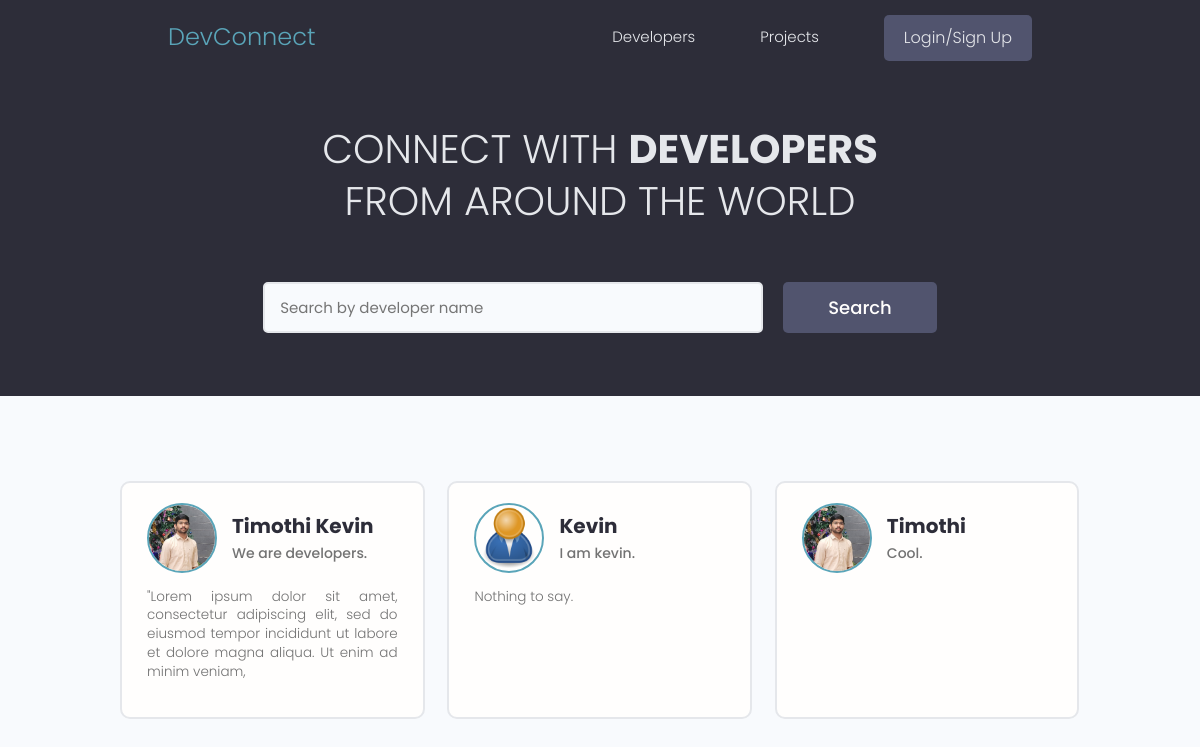
Before: / with the older database file.
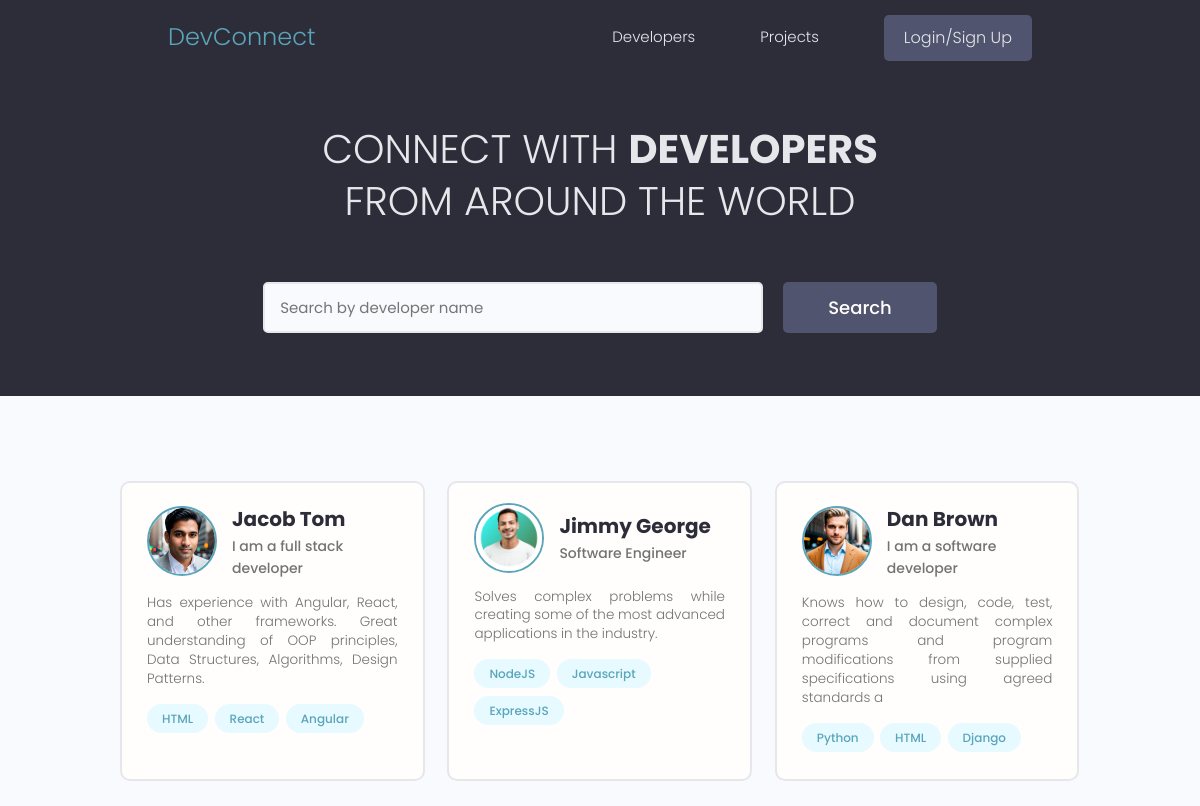
After: the same page with the newer database file.
### users/models.py (models this page shows, shortened)
class Profile(models.Model):
    user = models.OneToOneField(User, on_delete=models.CASCADE, null=True, blank=True)
    name = models.CharField(max_length=200, blank=True, null=True)
    email = models.EmailField(max_length=500, blank=True, null=True)
    username = models.CharField(max_length=200, blank=True, null=True)
    location = models.CharField(max_length=200, blank=True, null=True)
    short_intro = models.CharField(max_length=200, blank=True, null=True)
    bio = models.TextField(blank=True, null=True)
    profile_image = models.ImageField(null=True, blank=True, upload_to='profiles/', default='profiles/default-profile-picture.png')
    social_github = models.CharField(max_length=200, blank=True, null=True)
    social_twitter = models.CharField(max_length=200, blank=True, null=True)
    social_linkedin = models.CharField(max_length=200, blank=True, null=True)
    social_youtube = models.CharField(max_length=200, blank=True, null=True)
    social_website = models.CharField(max_length=200, blank=True, null=True)
    created = models.DateTimeField(auto_now_add = True)
    id = models.UUIDField(default= uuid.uuid4, unique = True, primary_key = True, editable = False)

class Skill(models.Model):
    owner = models.ForeignKey(Profile, on_delete=models.CASCADE, null=True, blank=True)
    name = models.CharField(max_length=200, blank=True, null=True)
    description = models.TextField(null=True, blank=True)
    created = models.DateTimeField(auto_now_add = True)
    id = models.UUIDField(default= uuid.uuid4, unique = True, primary_key = True, editable = False)
    def __str__(self):
        return str(self.name)

### users/views.py (the view)
# urls.py: path('', views.profiles, name="profiles"),
def profiles(request):
    profiles = Profile.objects.all()
    context = {'profiles' : profiles}
    return render(request, 'users/profiles.html', context)

### users/templates/users/profiles.html (shortened to what this page needs)
{% extends 'main.html' %}
{% block content %}
<main class="home">
    <section class="hero-section text-center">
      <div class="container container--narrow">
        <div class="hero-section__box">
          <h2>CONNECT WITH <span>DEVELOPERS</span></h2>
          <h2>FROM AROUND THE WORLD</h2>
        </div>
        <div class="hero-section__search">
          <form class="form" action="{% url 'profiles' %}" method="get">
            <div class="form__field">
              <input class="input input--text" id="formInput#search" type="text" name="text"
                placeholder="Search by developer name" />
            </div>
            <input class="btn btn--sub btn--lg" type="submit" value="Search" />
          </form>
        </div>
      </div>
    </section>
    <section class="devlist">
      <div class="container">
        <div class="grid grid--three">
          {% for profile in profiles %}
          <div class="column card">
            <div class="dev">
              <a href="{% url 'user-profile' profile.id %}" class="card__body">
                <div class="dev__profile">
                  <img class="avatar avatar--md" src="{{ profile.profile_image.url}}" alt="profile-image" />
                  <div class="dev__meta">
                    <h3>{{ profile.name }}</h3>
                    <h5>{{ profile.short_intro|slice:"60"}}</h5>
                  </div>
                </div>
                <p class="dev__info">
                  {{ profile.bio|slice:"150"}}
                </p>
                <div class="dev__skills">
                  {% for skill in profile.skill_set.all|slice:"5" %}
                  <span class="tag tag--pill tag--main">
                    <small>{{skill}}</small>
                  </span>
                  {% endfor %}
                </div>
              </a>
            </div>
          </div>
          {% endfor %}
        </div>
      </div>
    </section>
  </main>
{% endblock content %}

### templates/main.html (shortened to what this page needs)
<!DOCTYPE html>
{% load static %}
<html lang="en">
<head>
    <link rel="stylesheet" href="https://cdn.iconmonstr.com/1.3.0/css/iconmonstr-iconic-font.min.css" />
    <link rel="stylesheet" href="{% static 'uikit/styles/uikit.css' %}" />
    <link rel="stylesheet" href="{% static 'styles/app.css' %}" />
    <link rel="stylesheet" href="https://cdnjs.cloudflare.com/ajax/libs/font-awesome/6.5.2/css/all.min.css" />
</head>
<body>
    {% include 'navbar.html' %}
    {% block content %}
    {% endblock content %}
</body>
</html>

### templates/navbar.html (shortened to what this page needs)
{% load static %}
<header class="header">
    <div class="container container--narrow">
      <a href="{% url 'profiles' %}" class="header__logo">
        <h5>DevConnect</h5>
      </a>
      <nav class="header__nav">
        <ul class="header__menu">
          <li class="header__menuItem"><a href="{% url 'profiles' %}">Developers</a></li>
          <li class="header__menuItem"><a href="{% url 'projects' %}">Projects</a></li>
          {% if request.user.is_authenticated %}
          <li class="header__menuItem"><a href="{% url 'inbox' %}">Inbox</a></li>
          <li class="header__menuItem"><a href="{% url 'account' %}">Account</a></li>
            <li class="header__menuItem"><a href="{% url 'logout' %}" class="btn btn--sub">Logout</a></li>
          {% else %}
            <li class="header__menuItem"><a href="{% url 'login' %}" class="btn btn--sub">Login/Sign Up</a></li>
          {% endif %}
        </ul>
      </nav>
    </div>
  </header>

### static/styles/app.css (style rules this page uses)
:root { --color-sub: #2d2d39; }
.btn--sub { background-color: var(--color-sub-light); }
.card { border: 2px solid var(--color-light); }
img { width: 100%; }
.header { position: sticky; z-index: 111; background-color: var(--color-sub); padding: 1.5rem 0; }
.header > .container { display: flex; justify-content: space-between; align-items: center; }
.header__nav > ul { display: inline-flex; align-items: center; list-style: none; gap: 6.5rem; }
.header__menuItem > a { color: var(--color-light); font-weight: 300; }
.hero-section { height: 40vh; display: flex; align-items: center; background-color: var(--color-sub); }
.hero-section__box { margin-bottom: 4rem; }
.hero-section__box > h2, .hero-section__box > h2 > span { font-size: 4rem; color: var(--color-light); line-height: 1.3; text-transform: uppercase; }
.hero-section__box > h2 { font-weight: 300; }
.hero-section__box > h2 > span { font-weight: 700; }
.hero-section__search > .form { display: flex; align-items: center; justify-content: center; gap: 2rem; }
.hero-section__search > .form input.input--text { width: 50rem; }
.devlist { margin-top: 8rem; }
.devlist .grid { align-items: stretch; }
.devlist .dev .dev__profile { display: flex; align-items: center; gap: 1.5rem; }
.devlist .dev .dev__meta h3 { color: var(--color-sub); font-size: 2rem; font-weight: 700; }
.devlist .dev .dev__meta h5 { color: var(--color-text); font-size: 1.4rem; font-weight: 500; }
.devlist .dev .dev__info { margin: 1.5rem 0; font-size: 1.35rem; line-height: 1.4; text-align: justify; }

### static/uikit/styles/modules/_variables.css (style rules this page uses)
:root { --color-main: #5aa5b9; --color-main-light: #e6faff; --color-sub: #3f4156; --color-sub-light: #51546e; --color-sub-lighter: #ededfd; --color-text: #737373; --color-gray: #8b8b8b; --color-light: #e5e7eb; --color-light-gray: #767676; --color-bg: #f8fafd; --color-white: #fffefd; --color-white-light: #f3f3f3; --color-success: #359e64; --color-success-bg: #def8e8; --color-error: #fc4b0b; --color-error-bg: #fff2ee; --font-base: 'Poppins', arial, helvetica, 'Segoe UI', roboto, ubuntu, sans-serif; --font-monospace: 'Fira Code', 'Courier New', courier, monospace; --font-regular: 300; --font-medium: 500; --font-bold: 700; --generic-shadow: 1px 1px 5px #00000010; --generic-transition: all 0.3s ease-in-out; }

### static/uikit/styles/modules/_base.css (style rules this page uses)
* { margin: 0; padding: 0; box-sizing: border-box; text-rendering: optimizeLegibility; color: inherit; font-size: inherit; }
html { font-size: 50%; }
@media only screen and (min-width: 480px) { html { font-size: 56.25%; } }
@media only screen and (min-width: 1200px) { html { font-size: 62.5%; } }
body { line-height: 1.6; font-weight: 400; font-size: 1.5rem; color: var(--color-text); background-color: var(--color-bg); min-height: 100vh; }

### static/uikit/styles/modules/_typography.css (style rules this page uses)
* { font-family: var(--font-base); }
h2 { font-size: 3.6rem; font-weight: var(--font-bold); }
h3 { font-size: 3.2rem; font-weight: var(--font-medium); }
h5 { font-size: 2.4rem; font-weight: var(--font-medium); }
h5, h6 { font-weight: var(--font-regular); }
p, span, strong { font-size: 1.6rem; color: var(--color-text); font-weight: var(--font-regular); }
a { padding-bottom: 2px; text-decoration: none; display: inline-block; color: var(--color-main); font-weight: var(--font-medium); }

### static/uikit/styles/modules/_utilities.css (style rules this page uses)
.container { width: 92%; max-width: 165rem; margin: 0 auto; box-sizing: border-box; }
.container--narrow { width: 92%; max-width: 120rem; }
@media screen and (min-width: 1000px) { .container { width: 90%; } }
@media screen and (min-width: 1000px) { .container--narrow { width: 85%; } }
@media screen and (min-width: 1200px) { .container { width: 80%; } }
@media screen and (min-width: 1200px) { .container--narrow { width: 72%; } }
.text-center { text-align: center; }

### static/uikit/styles/modules/_avatar.css (style rules this page uses)
.avatar { border-radius: 50%; border: 2px solid var(--color-main); object-fit: cover; }
.avatar--md { height: 7rem; width: 7rem; }

### static/uikit/styles/modules/_button.css (style rules this page uses)
.btn { display: inline-block; position: relative; cursor: pointer; background-color: var(--color-light); font-weight: var(--font-medium); color: var(--color-sub); text-decoration: none; padding: 1rem 2rem; border-radius: 0.5rem; border: none; width: -webkit-fit-content; width: -moz-fit-content; width: fit-content; height: -webkit-fit-content; height: -moz-fit-content; height: fit-content; font-size: 1.6rem; outline-width: 0; outline-color: transparent; -webkit-backface-visibility: hidden; backface-visibility: hidden; transition: all 0.3s ease-in-out; }
.btn--sub { background-color: var(--color-sub); color: var(--color-white); }
.btn--lg { font-size: 1.8rem; padding: 1.2rem 4.5rem; }

Changed rows visible on the page:
removed Profile: profile_image (placeholder picture), name "Timothi Kevin", short_intro "We are developers.", bio "\"Lorem ipsum dolor sit amet, consectetur adipiscing elit, sed do eiusmod tempor incididunt ut labore et dolore magna aliqua. Ut enim ad minim veniam,"
removed Profile: profile_image (placeholder picture), name "Kevin", short_intro "I am kevin.", bio "Nothing to say."
removed Profile: profile_image (picture), name "Timothi", short_intro "Cool."
added Profile: profile_image (picture), name "Jacob Tom", short_intro "I am a full stack developer", bio "Has experience with Angular, React, and other frameworks. Great understanding of OOP principles, Data Structures, Algorithms, Design Patterns."
added Skill: name "HTML", shown under "Jacob Tom"
added Skill: name "React", shown under "Jacob Tom"
added Skill: name "Angular", shown under "Jacob Tom"
added Profile: profile_image (picture), name "Jimmy George", short_intro "Software Engineer", bio "Solves complex problems while creating some of the most advanced applications in the industry."
added Skill: name "NodeJS", shown under "Jimmy George"
added Skill: name "Javascript", shown under "Jimmy George"
added Skill: name "ExpressJS", shown under "Jimmy George"
added Profile: profile_image (picture), name "Dan Brown", short_intro "I am a software developer", bio "Knows how to design, code, test, correct and document complex programs and program modifications from supplied specifications using agreed standards a"
added Skill: name "Python", shown under "Dan Brown"
added Skill: name "HTML", shown under "Dan Brown"
added Skill: name "Django", shown under "Dan Brown"
